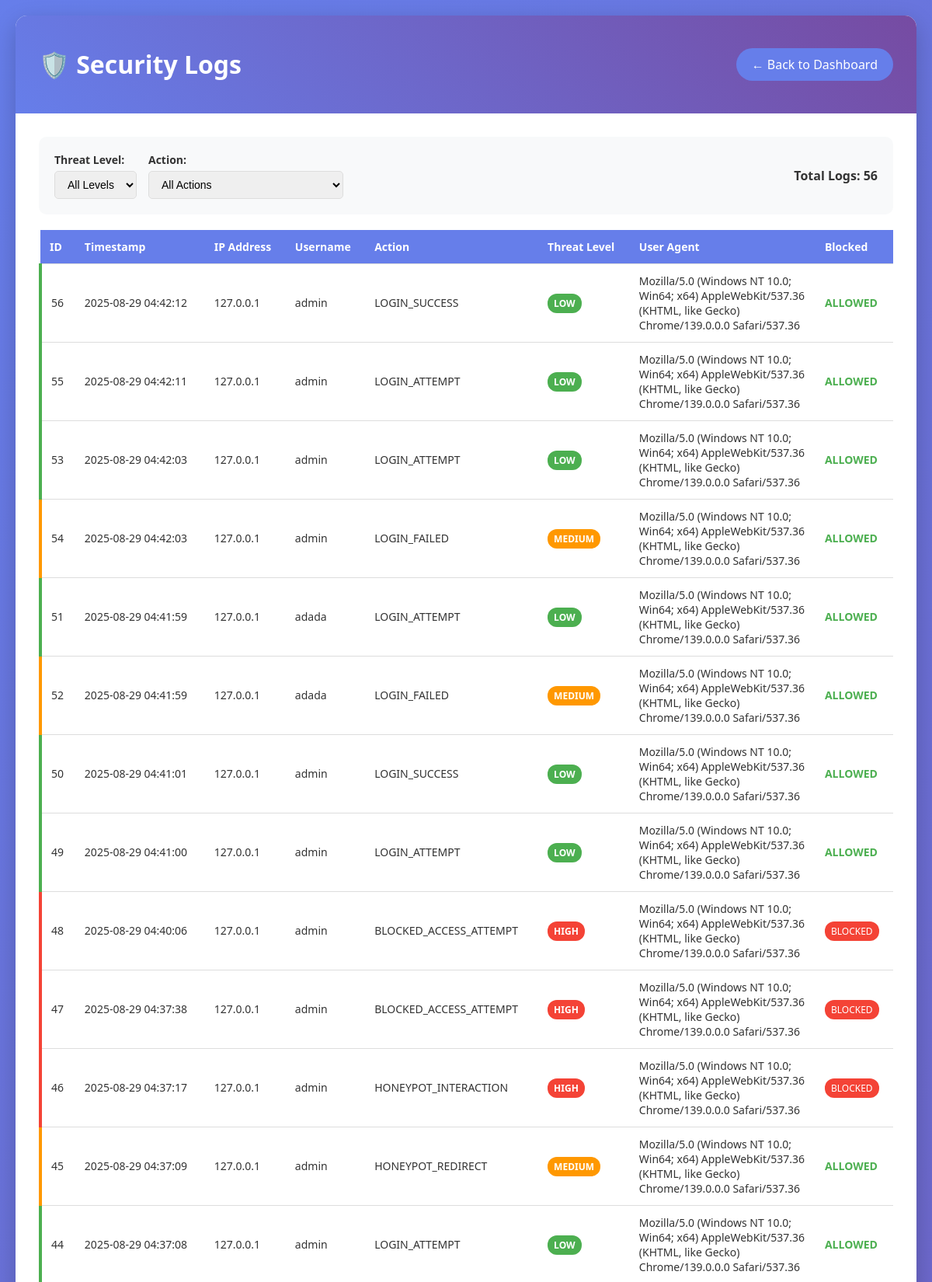
The app's page /security-logs (signed in, upper part) with its own data.
### tables this page shows
CREATE TABLE security_logs (
            id INTEGER PRIMARY KEY AUTOINCREMENT,
            ip_address TEXT NOT NULL,
            username TEXT,
            action TEXT NOT NULL,
            user_agent TEXT,
            timestamp TIMESTAMP DEFAULT CURRENT_TIMESTAMP,
            threat_level TEXT DEFAULT 'LOW',
            blocked BOOLEAN DEFAULT 0
        );

### app.py (the view)
@app.route('/security-logs')
def security_logs():
    if not session.get('logged_in'):
        return redirect(url_for('index'))
    page = int(request.args.get('page', 1))
    per_page = int(request.args.get('per_page', 50))
    filter_level = request.args.get('threat_level', '')
    filter_action = request.args.get('action', '')
    conn = get_db_connection()
    cursor = conn.cursor()
    where_conditions = []
    params = []
    if filter_level:
        where_conditions.append('threat_level = ?')
        params.append(filter_level)
    if filter_action:
        where_conditions.append('action = ?')
        params.append(filter_action)
    where_clause = ''
    if where_conditions:
        where_clause = 'WHERE ' + ' AND '.join(where_conditions)
    cursor.execute(f'SELECT COUNT(*) FROM security_logs {where_clause}', params)
    total_logs = cursor.fetchone()[0]
    offset = (page - 1) * per_page
    cursor.execute(f'''
        SELECT id, ip_address, username, action, user_agent, timestamp, threat_level, blocked
        FROM security_logs
        {where_clause}
        ORDER BY timestamp DESC
        LIMIT ? OFFSET ?
    ''', params + [per_page, offset])
    logs = [dict(row) for row in cursor.fetchall()]
    cursor.execute('SELECT DISTINCT threat_level FROM security_logs ORDER BY threat_level')
    threat_levels = [row['threat_level'] for row in cursor.fetchall()]
    cursor.execute('SELECT DISTINCT action FROM security_logs ORDER BY action')
    actions = [row['action'] for row in cursor.fetchall()]
    conn.close()
    total_pages = (total_logs + per_page - 1) // per_page
    has_prev = page > 1
    has_next = page < total_pages
    return render_template('security_logs.html',
                         logs=logs,
                         page=page,
                         total_pages=total_pages,
                         has_prev=has_prev,
                         has_next=has_next,
                         threat_levels=threat_levels,
                         actions=actions,
                         current_threat_filter=filter_level,
                         current_action_filter=filter_action,
                         total_logs=total_logs)

### app.py (called while the page is built)
def get_db_connection():
    conn = sqlite3.connect(DATABASE_PATH)
    conn.row_factory = sqlite3.Row
    return conn

### templates/security_logs.html (shortened to what this page needs)
<!DOCTYPE html>
<html lang="en">
<head>
</head>
<body>
    <div class="container">
        <div class="header">
            <h1>🛡️ Security Logs</h1>
            <div>
                <a href="/dashboard" class="btn">← Back to Dashboard</a>
            </div>
        </div>
        <div class="content">
            <form class="filters" method="get">
                <div class="filter-group">
                    <label>Threat Level:</label>
                    <select name="threat_level" onchange="this.form.submit()">
                        <option value="">All Levels</option>
                    </select>
                </div>
                <div class="filter-group">
                    <label>Action:</label>
                    <select name="action" onchange="this.form.submit()">
                        <option value="">All Actions</option>
                    </select>
                </div>
                <div style="margin-left: auto;">
                    <strong>Total Logs: {{ total_logs }}</strong>
                </div>
            </form>
            <div style="overflow-x: auto;">
                <table class="logs-table">
                    <thead>
                        <tr>
                            <th>ID</th>
                            <th>Timestamp</th>
                            <th>IP Address</th>
                            <th>Username</th>
                            <th>Action</th>
                            <th>Threat Level</th>
                            <th>User Agent</th>
                            <th>Blocked</th>
                        </tr>
                    </thead>
                    <tbody>
                        {% for log in logs %}
                        <tr class="threat-{{ log.threat_level.lower() }}">
                            <td>{{ log.id }}</td>
                            <td>{{ log.timestamp }}</td>
                            <td>{{ log.ip_address }}</td>
                            <td>{{ log.username or 'Anonymous' }}</td>
                            <td>{{ log.action }}</td>
                            <td>
                                <span style="
                                    padding: 4px 8px;
                                    border-radius: 12px;
                                    font-size: 12px;
                                    font-weight: bold;
                                    background: {% if log.threat_level == 'CRITICAL' %}#9c27b0{% elif log.threat_level == 'HIGH' %}#f44336{% elif log.threat_level == 'MEDIUM' %}#ff9800{% else %}#4caf50{% endif %};
                                    color: white;
                                ">
                                    {{ log.threat_level }}
                                </span>
                            </td>
                            <td style="max-width: 200px; overflow: hidden; text-overflow: ellipsis;">
                                {{ log.user_agent or 'Unknown' }}
                            </td>
                            <td>
                                {% if log.blocked %}
                                    <span style="background: #f44336; color: white; padding: 4px 8px; border-radius: 12px; font-size: 12px;">BLOCKED</span>
                                {% else %}
                                    <span style="color: #4caf50; font-weight: bold;">ALLOWED</span>
                                {% endif %}
                            </td>
                        </tr>
                        {% endfor %}
                    </tbody>
                </table>
            </div>
        </div>
    </div>
</body>
</html>

### templates/security_logs.html (style rules this page uses)
body { font-family: 'Segoe UI', Tahoma, Geneva, Verdana, sans-serif; background: linear-gradient(135deg, #667eea 0%, #764ba2 100%); margin: 0; padding: 20px; color: #333; }
.container { max-width: 1400px; margin: 0 auto; background: white; border-radius: 15px; box-shadow: 0 10px 30px rgba(0,0,0,0.2); overflow: hidden; }
.header { background: linear-gradient(45deg, #667eea, #764ba2); color: white; padding: 20px 30px; display: flex; align-items: center; justify-content: space-between; }
.content { padding: 30px; }
.filters { background: #f8f9fa; padding: 20px; border-radius: 10px; margin-bottom: 20px; display: flex; gap: 15px; align-items: center; flex-wrap: wrap; }
.filter-group { display: flex; flex-direction: column; gap: 5px; }
.filter-group label { font-weight: 600; font-size: 14px; }
.filter-group select { padding: 8px 12px; border: 1px solid #ddd; border-radius: 5px; font-size: 14px; }
.logs-table { width: 100%; border-collapse: collapse; font-size: 14px; }
.logs-table th, .logs-table td { padding: 12px; text-align: left; border-bottom: 1px solid #ddd; }
.logs-table th { background: #667eea; color: white; font-weight: 600; position: sticky; top: 0; }
.threat-high { border-left: 4px solid #f44336; }
.threat-medium { border-left: 4px solid #ff9800; }
.threat-low { border-left: 4px solid #4caf50; }
.btn { background: #667eea; color: white; border: none; padding: 10px 20px; border-radius: 25px; cursor: pointer; text-decoration: none; transition: all 0.3s ease; }

### records on screen
security_logs: id "56", timestamp "2025-08-29 04:42:12", ip_address "127.0.0.1", username "admin", action "LOGIN_SUCCESS", threat_level "LOW", user_agent "Mozilla/5.0 (Windows NT 10.0; Win64; x64) AppleWebKit/537.36 (KHTML, like Gecko) Chrome/139.0.0.0 Safari/537.36", blocked "ALLOWED"
security_logs: id "55", timestamp "2025-08-29 04:42:11", ip_address "127.0.0.1", username "admin", action "LOGIN_ATTEMPT", threat_level "LOW", user_agent "Mozilla/5.0 (Windows NT 10.0; Win64; x64) AppleWebKit/537.36 (KHTML, like Gecko) Chrome/139.0.0.0 Safari/537.36", blocked "ALLOWED"
security_logs: id "53", timestamp "2025-08-29 04:42:03", ip_address "127.0.0.1", username "admin", action "LOGIN_ATTEMPT", threat_level "LOW", user_agent "Mozilla/5.0 (Windows NT 10.0; Win64; x64) AppleWebKit/537.36 (KHTML, like Gecko) Chrome/139.0.0.0 Safari/537.36", blocked "ALLOWED"
security_logs: id "54", timestamp "2025-08-29 04:42:03", ip_address "127.0.0.1", username "admin", action "LOGIN_FAILED", threat_level "MEDIUM", user_agent "Mozilla/5.0 (Windows NT 10.0; Win64; x64) AppleWebKit/537.36 (KHTML, like Gecko) Chrome/139.0.0.0 Safari/537.36", blocked "ALLOWED"
security_logs: id "51", timestamp "2025-08-29 04:41:59", ip_address "127.0.0.1", username "adada", action "LOGIN_ATTEMPT", threat_level "LOW", user_agent "Mozilla/5.0 (Windows NT 10.0; Win64; x64) AppleWebKit/537.36 (KHTML, like Gecko) Chrome/139.0.0.0 Safari/537.36", blocked "ALLOWED"
security_logs: id "52", timestamp "2025-08-29 04:41:59", ip_address "127.0.0.1", username "adada", action "LOGIN_FAILED", threat_level "MEDIUM", user_agent "Mozilla/5.0 (Windows NT 10.0; Win64; x64) AppleWebKit/537.36 (KHTML, like Gecko) Chrome/139.0.0.0 Safari/537.36", blocked "ALLOWED"
security_logs: id "50", timestamp "2025-08-29 04:41:01", ip_address "127.0.0.1", username "admin", action "LOGIN_SUCCESS", threat_level "LOW", user_agent "Mozilla/5.0 (Windows NT 10.0; Win64; x64) AppleWebKit/537.36 (KHTML, like Gecko) Chrome/139.0.0.0 Safari/537.36", blocked "ALLOWED"
security_logs: id "49", timestamp "2025-08-29 04:41:00", ip_address "127.0.0.1", username "admin", action "LOGIN_ATTEMPT", threat_level "LOW", user_agent "Mozilla/5.0 (Windows NT 10.0; Win64; x64) AppleWebKit/537.36 (KHTML, like Gecko) Chrome/139.0.0.0 Safari/537.36", blocked "ALLOWED"
security_logs: id "48", timestamp "2025-08-29 04:40:06", ip_address "127.0.0.1", username "admin", action "BLOCKED_ACCESS_ATTEMPT", threat_level "HIGH", user_agent "Mozilla/5.0 (Windows NT 10.0; Win64; x64) AppleWebKit/537.36 (KHTML, like Gecko) Chrome/139.0.0.0 Safari/537.36", blocked "BLOCKED"
security_logs: id "47", timestamp "2025-08-29 04:37:38", ip_address "127.0.0.1", username "admin", action "BLOCKED_ACCESS_ATTEMPT", threat_level "HIGH", user_agent "Mozilla/5.0 (Windows NT 10.0; Win64; x64) AppleWebKit/537.36 (KHTML, like Gecko) Chrome/139.0.0.0 Safari/537.36", blocked "BLOCKED"
security_logs: id "46", timestamp "2025-08-29 04:37:17", ip_address "127.0.0.1", username "admin", action "HONEYPOT_INTERACTION", threat_level "HIGH", user_agent "Mozilla/5.0 (Windows NT 10.0; Win64; x64) AppleWebKit/537.36 (KHTML, like Gecko) Chrome/139.0.0.0 Safari/537.36", blocked "BLOCKED"
security_logs: id "45", timestamp "2025-08-29 04:37:09", ip_address "127.0.0.1", username "admin", action "HONEYPOT_REDIRECT", threat_level "MEDIUM", user_agent "Mozilla/5.0 (Windows NT 10.0; Win64; x64) AppleWebKit/537.36 (KHTML, like Gecko) Chrome/139.0.0.0 Safari/537.36", blocked "ALLOWED"
security_logs: id "44", timestamp "2025-08-29 04:37:08", ip_address "127.0.0.1", username "admin", action "LOGIN_ATTEMPT", threat_level "LOW", user_agent "Mozilla/5.0 (Windows NT 10.0; Win64; x64) AppleWebKit/537.36 (KHTML, like Gecko) Chrome/139.0.0.0 Safari/537.36", blocked "ALLOWED"

### other values on screen
{{ total_logs }} "56"
